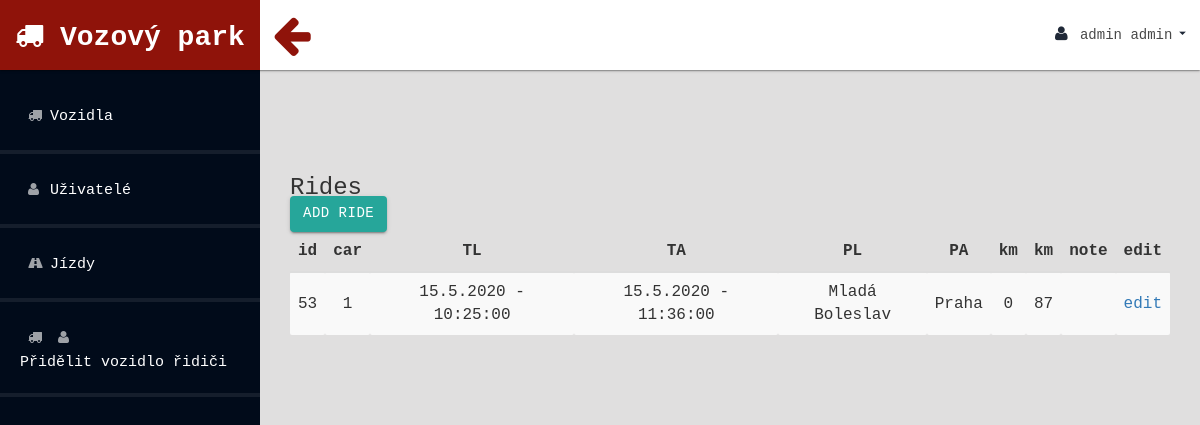
The app's page /carDetail.php?id_car=1 (signed in) with its own data.
### tables this page shows
CREATE TABLE `users` (
  `id_user` int(11) NOT NULL AUTO_INCREMENT,
  `name` varchar(255) NOT NULL,
  `email` varchar(255) NOT NULL,
  `password` varchar(255) NOT NULL,
  `note` varchar(255) DEFAULT NULL,
  `last_login` date DEFAULT NULL,
  `birthdate` date DEFAULT NULL,
  PRIMARY KEY (`id_user`)
);

CREATE TABLE `rides` (
  `id_ride` int(11) NOT NULL AUTO_INCREMENT,
  `id_user` int(11) NOT NULL,
  `id_car` int(11) NOT NULL,
  `time_left` datetime NOT NULL,
  `time_arrived` datetime NOT NULL,
  `place_left` varchar(255) NOT NULL,
  `place_arrived` varchar(255) NOT NULL,
  `km_before` varchar(255) NOT NULL,
  `km_after` varchar(255) NOT NULL,
  `note` varchar(255) DEFAULT NULL,
  `state` varchar(255) DEFAULT NULL,
  PRIMARY KEY (`id_ride`)
);

### inc/model.php (called while the page is built, shortened)
<?php
require_once 'inc/database.php';
class Model
{
    public static function getRidesByCar($idCar)
    {
        $sql = "SELECT c.id_car, r.id_ride, r.id_car, r.time_left, r.time_arrived, r.place_left, r.place_arrived, r.km_before,
        r.km_after, r.note
                FROM rides r
                JOIN cars c ON c.id_car = r.id_car
                WHERE c.id_car = '$idCar'";
        $result = Database::query($sql);
        while ($row = $result->fetch_assoc()) {
            $carRides[] = $row;
        }
        return ($result->num_rows > 0) ? $carRides : false;
    }
    public static function getUserById($idUser)
    {
        $sql = "SELECT * FROM users
                WHERE id_user = '$idUser'";
        $result = Database::query($sql);
        while ($row = $result->fetch_assoc()) {
            $user = $row;
        }
        return $user;
    }
}

### inc/database.php (called while the page is built, shortened)
<?php
class Database
{
    private $_connection;
    private static $_instance;
    private $_host = "localhost";
    private $_username = "root";
    private $_password = "root";
    private $_database = "mop";
    public static function getInstance()
    {
        if (!self::$_instance) {
            self::$_instance = new self();
        }
        return self::$_instance;
    }
    public static function query($query)
    {
        return self::getInstance()->getConnection()->query($query);
    }
    private function __construct()
    {
        $this->_connection = new mysqli(
            $this->_host,
            $this->_username,
            $this->_password,
            $this->_database
        );
        $this->_connection->set_charset('utf8mb4');
    }
    public function getConnection()
    {
        return $this->_connection;
    }
}

### carDetail.php (the view)
<?php
include_once 'header.php';
$carRides = Model::getRidesByCar(filter_input(INPUT_GET, 'id_car'));
?>
<br><br>
<h3>Rides</h3>
<a class="btn btn-secondary background-btn" href="addRide.php">Add ride</a>
<div class="table-responsive">
    <table class=" table table-striped ">
        <thead>
            <tr>
                <th>id</th>
                <th>car</th>
                <th>TL</th>
                <th>TA</th>
                <th>PL</th>
                <th>PA</th>
                <th>km</th>
                <th>km</th>
                <th>note</th>
                <th>edit</th>
            </tr>
        </thead>
        <tbody>
            <?php
            if ($carRides) {
                foreach ($carRides as $ride) {
                    ?>
            <tr>
                <td><?= $ride['id_ride'] ?></td>
                <td><?= $ride['id_car'] ?></td>
                <td><?= date("j.n.Y - G:i:s", strtotime($ride['time_left'])) ?></td>
                <td><?= date("j.n.Y - G:i:s", strtotime($ride['time_arrived'])) ?></td>
                <td><?= $ride['place_left'] ?></td>
                <td><?= $ride['place_arrived'] ?></td>
                <td><?= $ride['km_before'] ?></td>
                <td><?= $ride['km_after'] ?></td>
                <td><?= $ride['note'] ?></td>
                <td>
                    <a href="edit_ride.php?id_ride=<?= $ride['id_ride'] ?>">edit </a>
                </td>
            </tr>
                    <?php
                }
            }
            ?>
        </tbody>
    </table>
    <?php
 include_once "footer.php";

### header.php (shortened to what this page needs)
<?php
$currUserArr = Model::getUserById($_SESSION['userId']['id_user']);
$currUser = $currUserArr['firstname'] . ' ' . $currUserArr['surname'];
?>
<head>
    <link rel="stylesheet" href="assets/css/materialize.min.css" media="screen,projection" />
    <link href="assets/css/bootstrap.css" rel="stylesheet" />
    <link href="assets/css/font-awesome.css" rel="stylesheet" />
    <link href="assets/css/custom-styles.css" rel="stylesheet" />
</head>
<body>
    <div id="wrapper">
        <nav class="navbar navbar-default top-navbar" role="navigation">
            <div class="navbar-header">
                <a class="navbar-brand waves-effect waves-dark" href="index.php">
                    <i class="fa fa-truck"></i> Vozový park</a>
                <div id="sideNav" href=""><i class="fa fa-arrow-left"></i></div>
            </div>
            <ul class="nav navbar-top-links navbar-right">
                <li>
                    <a class="dropdown-button waves-effect waves-dark" href="#!" data-activates="dropdown1">
                        <i class="fa fa-user fa-fw"></i>
                        <?= $currUser ?>
                        <i class="material-icons right">arrow_drop_down</i>
                    </a>
                </li>
            </ul>
        </nav>
        <nav class="navbar-default navbar-side" role="navigation">
            <div class="sidebar-collapse">
                <ul class="nav" id="main-menu">
                    <?php if (in_array($_SESSION["userRole"], array(1, 2, ))){?>
                    <li>
                        <a href="cars.php" class="waves-effect waves-dark">
                            <i class="fa fa-truck"></i></i>Vozidla</a>
                    </li>
<?php }?>
                    <?php if (in_array($_SESSION["userRole"], array(1))) {?>
                    <li>
                        <a href="employees.php" class="waves-effect waves-dark">
                            <i class="fa fa-user"></i>Uživatelé</a>
                    </li>
                    <?php }?>
                    <?php if (in_array($_SESSION["userRole"], array(1, 4))) {?>
                    <li>
                        <a href="rides.php" class="waves-effect waves-dark">
                            <i class="fa fa-road"></i>Jízdy</a>
                    </li>
                    <?php }?>
                    <?php if (in_array($_SESSION["userRole"], array(1, 3))) {?>
                    <li>
                        <a href="car_driver.php" class="waves-effect waves-dark">
                            <i class="fa  fa-truck"></i><i class="fa  fa-user"></i><br>Přidělit vozidlo řidiči</a>
                    </li>
                    <?php }?>
                </ul>
            </div>
        </nav>
        <div id="page-wrapper">
            <h1 class="page-header">
            </h1>
            <div id="page-inner">

### assets/css/custom-styles.css (style rules this page uses)
body { font-family: 'Courier New', Courier, monospace; background: #010b1a; }
#wrapper { width: 100%; }
#page-wrapper { padding: 15px 15px; min-height: 600px; background: #636161; }
#page-inner { width: 100%; margin: 10px 20px 10px 0px; padding: 15px 30px; min-height: 1200px; }
h1, .h1, h2, .h2, h3, .h3 { margin-top: 7px; margin-bottom: -5px; }
.navbar-side { z-index: 0; }
.navbar-side .nav>li>a>i { color: rgba(255, 255, 255, 0.62); padding: 8px; width: 20px; text-align: center; font-size: 14px; }
.top-navbar { position: fixed; width: 100%; z-index: 300; -webkit-box-shadow: 0 3px 3px rgba(0, 0, 0, 0.05); -moz-box-shadow: 0 3px 3px rgba(0, 0, 0, 0.05); box-shadow: 0 3px 3px rgba(0, 0, 0, 0.05); box-shadow: 0 1px 3px 0 rgba(0, 0, 0, .2), 0 1px 1px 0 rgba(0, 0, 0, .14), 0 2px 1px -1px rgba(0, 0, 0, .12); }
.navbar-side { z-index: 2; position: fixed; width: 260px; top: 80px; box-shadow: none; }
#page-wrapper { position: relative; top: 60px; -moz-box-shadow: 0 0 10px #636161; }
.page-header { padding-bottom: 0; margin: 0; border-bottom: 1px solid transparent; text-align: left; background-color: transparent; padding: 32px 22px 10px 28px; color: #323232; }
.top-navbar { margin: 0px; }
.top-navbar .navbar-brand { color: #fff; width: 260px; text-align: center; height: 70px; font-size: 28px; font-weight: 700; line-height: 45px; background: #8f130a; padding-bottom:15px; }
.top-navbar .nav>li { position: relative; display: inline-block; margin: 0px; padding: 0px; }
.top-navbar .nav>li>a { position: relative; display: block; padding: 25px; color: #484848; margin: 0px; }
.sidebar-collapse, .sidebar-collapse .nav { background: none; }
.sidebar-collapse .nav { padding: 0; }
.sidebar-collapse .nav>li>a { color: rgb(255, 255, 255); background: transparent; text-shadow: none; }
.sidebar-collapse>.nav>li>a { padding: 20px; font-size: 15px; }
.sidebar-collapse>.nav>li { border-bottom: 4px solid rgba(255, 255, 255, 0.08); }
.navbar-side { border: none; background: #010b1a; }
.top-navbar { background: #ffffff; border-bottom: none; }
.top-navbar .nav>li>a>i { margin-right: 0; }
.navbar-default { border: 0px solid #ffffff; }
.navbar-header { background: transparent; }
.nav>li>a>i { margin-right: 10px; color: #1f2837; font-size: 16px; }
#sideNav { float: left; left: 0; z-index: 3; color: #8f130a; cursor: pointer; border-radius: 0; width: 20px; font-size: 44px; line-height: 33px; margin: 7px 0 0 13px; width: 40px; height: 40px; text-align: center; line-height: 30px; padding-right: 3px; margin-top: 14px; border-radius: 50%; }
#page-wrapper { background: #e0dfdf; }
@media (min-width:768px) { #page-wrapper { margin: 0 0 0 260px; padding: 0; min-height: 1200px; } }
@media (min-width:768px) { .navbar-side { width: 260px; z-index: 1; } }
@media (min-width:768px) { .navbar { border-radius: 0px; } }

### records on screen
users: currUser "admin admin"
rides: id_ride "53", id_car "1", time_left "15.5.2020 - 10:25:00", time_arrived "15.5.2020 - 11:36:00", place_left "Mladá Boleslav", place_arrived "Praha", km_before "0", km_after "87"
